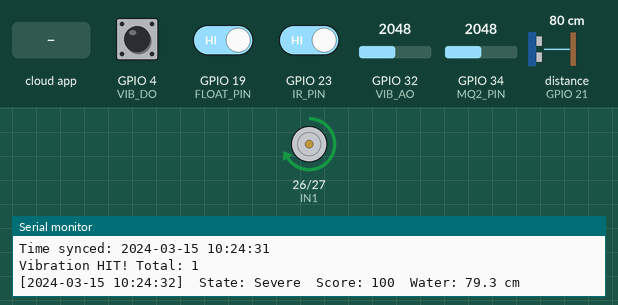
Bench run of a sketch on a simulated ESP32. On the bench: motor-driver pin pairs drawn as motors (green arrow = first pin HIGH = forward, orange = second pin HIGH = backward, longer = more drive, scaled by the enable pin), the last lines printed to the serial monitor. Wiring (inferred from the names in the program): ultrasonic range finder: trigger GPIO 5; echo GPIO 21. Inputs (shaded band) come from the test bench; at power-on: distance to the obstacle (sensor on GPIO 21) 80 cm, GPIO 4 (VIB_DO) HIGH, GPIO 19 (FLOAT_PIN) HIGH, GPIO 23 (IR_PIN) HIGH, GPIO 32 (VIB_AO) = 2048, GPIO 34 (MQ2_PIN) = 2048. The echo pulse lasts 58.3 µs per cm; WiFi joins after 1.5 s; servers stay silent unless stated; the local clock reads 2024-03-15 10:24:30 at power-on unless the sketch sets it; the Firebase database answers and starts empty.

Above: at 3.4 s.
3.5 s: the phone or cloud app sets motor to ON
At 5.2 s:
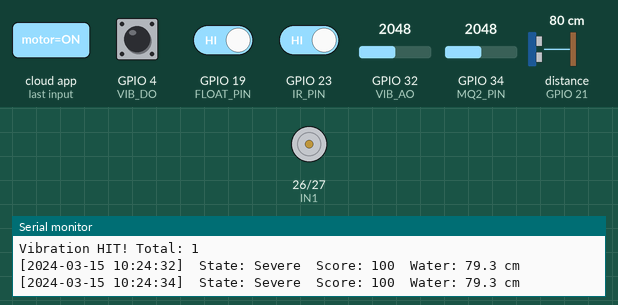
5.9 s: the phone or cloud app sets motorSpeed to 1
At 7.8 s:
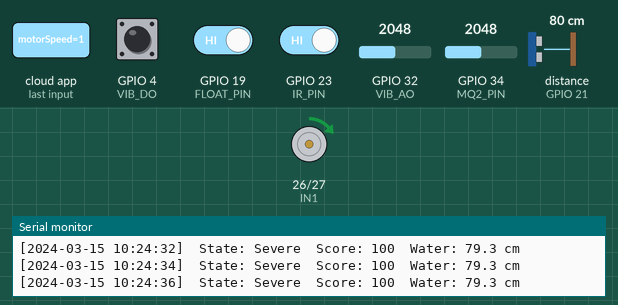
8.2 s: the phone or cloud app sets motorDir to RIGHT
At 10.1 s:
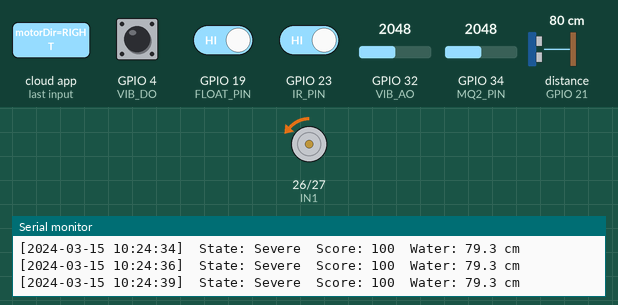
10.4 s: the phone or cloud app sets motorSpeed to 0
At 11.7 s:
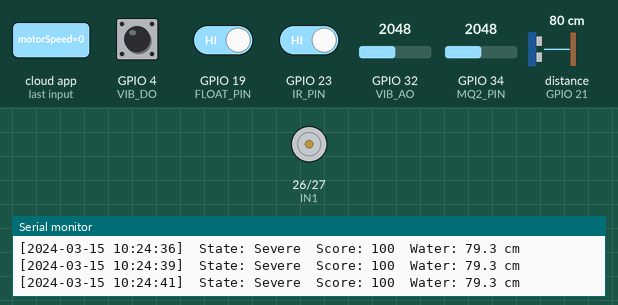
17.1 s: distance to the obstacle (sensor on GPIO 21) set to 6 cm
18.6 s: distance to the obstacle (sensor on GPIO 21) set to 3 cm
Timing chart, 0 to 21.6 s (numbered marks = the images above; inputs shaded):
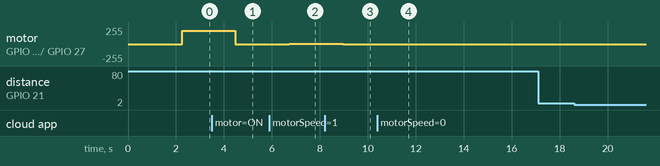

Measured:
- after the input at 3.5 s, motor on GPIO 26 (IN1) / GPIO 27 (IN2): forward 199/255 → stopped after 0.97 s
- after the input at 5.9 s, motor on GPIO 26 (IN1) / GPIO 27 (IN2): stopped → forward 1/255 after 0.82 s
- after the input at 8.2 s, motor on GPIO 26 (IN1) / GPIO 27 (IN2): forward 1/255 → backward 1/255 after 0.78 s
- after the input at 10.4 s, motor on GPIO 26 (IN1) / GPIO 27 (IN2): backward 1/255 → stopped after 0.84 s

The sketch:

main.ino
```cpp
#include <WiFi.h>
#include <Firebase_ESP_Client.h>
//to save time
#include <time.h>

// WiFi
const char* ssid = "Nphn";
const char* pwd  = "Twinkle12259";

// Drain identity
#define DRAIN_ID "DRAIN_001"

// Firebase
#define API_KEY "AIzaSyCeEBw9_xuIz0D7XyMIK06rkmATL-wmIm4"
#define DB_URL "https://drainwatch-caca8-default-rtdb.asia-southeast1.firebasedatabase.app/"
#define USER_EMAIL "nabseee15f@gmail.com"
#define USER_PWD "asdfghjkl123"

//create firebase objects for data transfer, authentication and configuration
FirebaseData fbdo;
FirebaseAuth auth;
FirebaseConfig config;
FirebaseData fbdoCmd;   // separate stream object for commands (non-blocking reads)

// Pins
#define TRIG_PIN 5
#define ECHO_PIN 21
#define MQ2_PIN 34
#define IR_PIN 23
#define FLOAT_PIN 19
#define VIB_AO 32
#define VIB_DO 4
#define IN1 26
#define IN2 27
#define ENA 25

// Motor PWM for speed control
#define PWM_CHANNEL 0
#define PWM_FREQ 1000   // Hz
#define PWM_RESOLUTION 8 // 8-bit → 0–255
//ntp n time zone
#define NTP_SERVER "pool.ntp.org"
#define GMT 19800    // UTC+5:30 TZ
#define DST 0

//timer
unsigned long sendDataPrevMillis = 0;
unsigned long lastCmdRead = 0;
unsigned long lastMidnightChk = 0;
int lastRollupDay = -1;   // tracks which day we last rolled up

// Sensor values
float waterLvl = 0;
int gasVal = 0;

// States
int blockageScore = 0;
int healthScore = 100;
String drainState = "Normal";
String predictedRisk = "LOW";
//motor
unsigned long motorRunTimeToday = 0;   // ms
bool motorActive = false;
bool manualOverride = false;
int motorSpeed = 200;
String motorDir = "LEFT";

// Event counters
int dailyIRCount = 0;
int dailyOverflowCount = 0;
int dailyVibrationCount = 0;

//might rmv
int monthlyOverflowCount = 0;

// Fault flags
bool ultrasonicFault = false;
bool vibrationFault = false;
bool mq2Fault = false;
bool floatFault = false;

// Tracking variables
int lastIRState = LOW;
int lastFloatState = LOW;
int lastRaw = 4095;

bool vibInWindow = false;
unsigned long vibWindowStart = 0;
const unsigned long VIB_WINDOW = 1000; //1s debounce

// daily accumulators (for avgs)
float totalWaterLevel  = 0;
float totalGas = 0;
float totalHealthScore = 0;
int   readingCount = 0;


void setup() {
  Serial.begin(115200);

  initPins();
  initWiFi();
  initNTP();

  // Firebase config
  config.api_key = API_KEY;
  config.database_url = DB_URL;
  auth.user.email = USER_EMAIL;
  auth.user.password = USER_PWD;

  Firebase.reconnectNetwork(true);
  fbdo.setResponseSize(2048);
  fbdoCmd.setResponseSize(512);   // small buffer = faster
  Firebase.begin(&config, &auth);
  // Resume counters from Firebase
  if (Firebase.RTDB.getInt(&fbdo, "/drains/" DRAIN_ID "/daily/irCount"))
    dailyIRCount = fbdo.intData();
  if (Firebase.RTDB.getInt(&fbdo, "/drains/" DRAIN_ID "/daily/overflowCount"))
    dailyOverflowCount = fbdo.intData();
  if (Firebase.RTDB.getInt(&fbdo, "/drains/" DRAIN_ID "/daily/vibrationCount"))
    dailyVibrationCount = fbdo.intData();
  if (Firebase.RTDB.getInt(&fbdo, "/drains/" DRAIN_ID "/daily/motorRunTime_sec"))
    motorRunTimeToday = (unsigned long)fbdo.intData() * 1000;
  if (Firebase.RTDB.getInt(&fbdo, "/drains/" DRAIN_ID "/monthly/overflowCount"))
    monthlyOverflowCount = fbdo.intData();
  Firebase.setDoubleDigits(4);
  config.timeout.serverResponse = 5 * 1000;

  // Record startup day so midnight rollup doesn't trigger immediately
  struct tm t;
  if (getLocalTime(&t)) lastRollupDay = t.tm_mday;

}

void loop() {

  if (!Firebase.ready()) return;
  unsigned long now = millis();

  // Live sensors + send every 2s
  if (now - sendDataPrevMillis >= 2000 || sendDataPrevMillis == 0) {
    sendDataPrevMillis = now;

    readSensors();
    trackTrash();
    trackOverflow();
    trackVibration();

    if (motorActive) motorRunTimeToday += 2000;   // accumulate ms

    detectFaults();
    computeBlockageScore();
    classifyDrainState();
    predictBlockageRisk();
    controlMotor();

    logEvents();
    sendLiveData(); //replaces 15 individual calls by updating it in one node
  }
  // every 500 ms run indep. Separate from live loop so actuator response is fast (~500 ms)
  if (now - lastCmdRead >= 500) {
    lastCmdRead = now;
    handleDashboardCommands();
  }

  // Midnight rollup check every 60 s
  if (now - lastMidnightChk >= 60000) {
    lastMidnightChk = now;
    checkMidnightRollup();
  }

}

void initNTP() {
  configTime(GMT, DST, NTP_SERVER);
  Serial.print("Syncing NTP time");
  struct tm t;
  int tries = 0;
  while (!getLocalTime(&t) && tries++ < 20) {
    delay(500);
    Serial.print(".");
  }
  char buf[32];
  strftime(buf, sizeof(buf), "%Y-%m-%d %H:%M:%S", &t);
  Serial.printf("\nTime synced: %s\n", buf);
}

void initPins() {
  pinMode(TRIG_PIN, OUTPUT);
  pinMode(ECHO_PIN, INPUT);
  pinMode(MQ2_PIN, INPUT);
  pinMode(IR_PIN, INPUT);
  pinMode(FLOAT_PIN, INPUT_PULLUP);
  pinMode(VIB_AO, INPUT);
  pinMode(VIB_DO, INPUT);

  pinMode(IN1, OUTPUT);
  pinMode(IN2, OUTPUT);
  ledcSetup(PWM_CHANNEL, PWM_FREQ, PWM_RESOLUTION);
  ledcAttachPin(ENA, PWM_CHANNEL);
  ledcWrite(PWM_CHANNEL, 0);
  //ledcAttach(ENA, PWM_FREQ, PWM_RESOLUTION);
  //ledcWrite(ENA, 0);
  digitalWrite(IN1, LOW);
  digitalWrite(IN2, LOW);
}

void initWiFi() {
  Serial.print("Connecting to WiFi");
  WiFi.begin(ssid, pwd);

  while (WiFi.status() != WL_CONNECTED) {
    delay(500);
    Serial.print(".");
  }
  Serial.println();
  Serial.print("Connected IP Address: ");
  Serial.println(WiFi.localIP());
}

void readSensors() {
  digitalWrite(TRIG_PIN, LOW);
  delayMicroseconds(2);
  digitalWrite(TRIG_PIN, HIGH);
  delayMicroseconds(10);
  digitalWrite(TRIG_PIN, LOW);

  long duration = pulseIn(ECHO_PIN, HIGH, 15000);
  if (duration > 0)
    waterLvl = duration * 0.034 / 2;
  else
   waterLvl = 0;

  gasVal = analogRead(MQ2_PIN);

  totalWaterLevel += waterLvl;
  totalGas += gasVal;
  totalHealthScore += healthScore;
  readingCount++;

}

void trackTrash() {
  int currentIR = digitalRead(IR_PIN);
 if (currentIR == LOW && lastIRState == HIGH)
    dailyIRCount++;
  lastIRState = currentIR;
}

void trackOverflow() {
  int currentFloat = digitalRead(FLOAT_PIN);
  if (currentFloat == HIGH && lastFloatState == LOW) {
    dailyOverflowCount++;
    monthlyOverflowCount++;
  }
  lastFloatState = currentFloat;
}
void trackVibration() {

  int rawAO = analogRead(VIB_AO);
  int rawDO = digitalRead(VIB_DO);

  int delta = lastRaw - rawAO;   // vibration causes drop from ~4095

  // Detect vibration hit
  if (!vibInWindow && (delta > 500 || rawDO == 0)) {

    dailyVibrationCount++;
    vibInWindow = true;
    vibWindowStart = millis();

    Serial.print("Vibration HIT! Total: ");
    Serial.println(dailyVibrationCount);
  }

  // Close debounce window after 1 second
  if (vibInWindow && millis() - vibWindowStart >= VIB_WINDOW) {
    vibInWindow = false;
  }

  lastRaw = rawAO;
}


void detectFaults() {
  ultrasonicFault = (waterLvl <= 0.5 || waterLvl > 400);

  // Vibration sensor disconnected (AO reads 0)
  if (analogRead(VIB_AO) <= 0) {
    vibrationFault = true;
  } else {
    vibrationFault = false;
  }

  // MQ2 dead / disconnected
  if (gasVal <= 10) {
    mq2Fault = true;
  } else {
    mq2Fault = false;
  }

  // Float says overflow but ultrasonic says drain is empty — contradiction
  if (digitalRead(FLOAT_PIN) == HIGH && waterLvl > 7 && !ultrasonicFault) {
    floatFault = true;
  } else {
    floatFault = false;
  }
}

void computeBlockageScore() {
  blockageScore = 0;

  if (waterLvl < 4 ) blockageScore += 40;
  if (gasVal > 3500) blockageScore += 20;
  if (dailyVibrationCount > 15) blockageScore += 10;
  if (digitalRead(FLOAT_PIN) == HIGH) blockageScore += 100;

  if (blockageScore > 100) blockageScore = 100;
  healthScore = 100 - blockageScore;
}

void classifyDrainState() {
  if (blockageScore >= 70)
    drainState = "Severe";
  else if (blockageScore >= 40)
    drainState = "Partial";
  else
    drainState = "Normal";
}

void controlMotor() {
  if (!manualOverride) {
    // Auto mode
    if (drainState == "Severe") {
      motorDir    = "LEFT";
      motorSpeed  = 200;
      motorActive = true;
    } else {
      motorSpeed  = 0;
      motorActive = false;
    }
  }

  if (motorActive) {
    if (motorDir == "LEFT") {
      digitalWrite(IN1, HIGH);
      digitalWrite(IN2, LOW);
    } else {
      digitalWrite(IN1, LOW);
      digitalWrite(IN2, HIGH);
    }
    ledcWrite(PWM_CHANNEL, motorSpeed);
  } else {
    digitalWrite(IN1, LOW);
    digitalWrite(IN2, LOW);
    ledcWrite(PWM_CHANNEL, 0);
  }
}

void predictBlockageRisk() {
  if (waterLvl < 4 && gasVal > 3800)
    predictedRisk = "HIGH";
  else if (waterLvl <= 6 )
    predictedRisk = "MEDIUM";
  else
    predictedRisk = "LOW";
}

void handleDashboardCommands() {

  String path = "/drains/" + String(DRAIN_ID) + "/commands/";
  if (Firebase.RTDB.getString(&fbdoCmd, path + "motor")) {
    String cmd = fbdoCmd.stringData();
    if (cmd == "ON") {
      motorActive    = true;
      manualOverride = true;
    } else if (cmd == "OFF") {
      motorActive    = false;
      manualOverride = true;
    } else if (cmd == "AUTO") {
      manualOverride = false;
    }
  }
  if (Firebase.RTDB.getInt(&fbdoCmd, path + "motorSpeed")) {
    motorSpeed = constrain(fbdoCmd.intData(), 0, 255);
  }

  // Direction
  if (Firebase.RTDB.getString(&fbdoCmd, path + "motorDir")) {
    String d = fbdoCmd.stringData();
    if (d == "LEFT" || d == "RIGHT") {
      motorDir = d;
    }
  }
}

void logEvents() {
  if (drainState == "Severe") {
    struct tm t;
    time_t now = 0;
    if (getLocalTime(&t)) {
      now = mktime(&t);
    }
    String path = "/drains/" + String(DRAIN_ID) + "/events/latest";
    FirebaseJson ev;
    ev.set("message",  "Severe blockage detected");
    ev.set("timestamp", (int)now);
    Firebase.RTDB.updateNode(&fbdo, path, &ev);
  }
}

void sendLiveData() {
  String base = "/drains/" + String(DRAIN_ID) ;
  int rssi = WiFi.RSSI();

  // Running daily averages
  float avgWaterLevel = 0;
  float avgGas = 0;
  float avgHealth = 0;

  if (readingCount > 0) {
    avgWaterLevel = totalWaterLevel / readingCount;
    avgGas = totalGas / readingCount;
    avgHealth = totalHealthScore / readingCount;
  }

  // WiFi strength label
  String wifiStrength = "";
  if (rssi >= -60) {
    wifiStrength = "Strong";
  } else if (rssi >= -75) {
    wifiStrength = "Medium";
  } else {
    wifiStrength = "Weak";
  }

  //timestamp
  struct tm t;
  time_t now    = 0;
  char timeBuf[32] = "N/A";

  if (getLocalTime(&t)) {
    now = mktime(&t);
    strftime(timeBuf, sizeof(timeBuf), "%Y-%m-%d %H:%M:%S", &t);
  }
  Serial.printf("[%s]  State: %s  Score: %d  Water: %.1f cm\n", timeBuf, drainState.c_str(), blockageScore, waterLvl);

  FirebaseJson j;
   // live/
  j.set("live/waterLevel", waterLvl);
  j.set("live/gasVal", gasVal);
  j.set("live/float", digitalRead(FLOAT_PIN) == HIGH);
  j.set("live/irDetected", digitalRead(IR_PIN) == LOW);
  j.set("live/vibDetected", vibInWindow);   // true during active 1s debounce window
  j.set("live/blockageScore", blockageScore);
  j.set("live/healthScore",  healthScore);
  j.set("live/state", drainState);
  j.set("live/motorActive", motorActive);
  j.set("live/rssi", rssi);
  j.set("live/wifiStrength", wifiStrength);
  j.set("live/predictedRisk", predictedRisk);
  j.set("live/lastSeen", (int)now);
  j.set("live/lastSeenStr", String(timeBuf));
  j.set("live/motorSpeed", motorSpeed);
  j.set("live/motorDir", motorDir);

  // faults/
  j.set("faults/ultrasonic", ultrasonicFault);
  j.set("faults/vibration", vibrationFault);

  j.set("faults/mq2", mq2Fault);
  j.set("faults/float", floatFault);

  // daily/
  j.set("daily/irCount", dailyIRCount);
  j.set("daily/overflowCount", dailyOverflowCount);
  j.set("daily/vibrationCount", dailyVibrationCount);
  j.set("daily/motorRunTime_sec", (int)(motorRunTimeToday / 1000));
  j.set("daily/avgWaterLevel", avgWaterLevel);
  j.set("daily/avgGas", avgGas);
  j.set("daily/avgHealthScore", avgHealth);

  // prediction/
  j.set("prediction/risk", predictedRisk);

  // monthly/ ??????
  j.set("monthly/overflowCount", monthlyOverflowCount);

  //push fb
  if (!Firebase.RTDB.updateNode(&fbdo, base, &j)) {
    Serial.print("Firebase error: ");
    Serial.println(fbdo.errorReason());
  }
}
void checkMidnightRollup() {

  // Check if day has changed (can change / enhance it)
  struct tm t;
  if (!getLocalTime(&t)) {
    return;
  }
  if (t.tm_mday == lastRollupDay) {
    return;
  }
  lastRollupDay = t.tm_mday;

  // Build yesterday date string
  time_t yesterday = mktime(&t) - 86400;
  struct tm* yt = localtime(&yesterday);
  char dateBuf[12];
  strftime(dateBuf, sizeof(dateBuf), "%Y-%m-%d", yt);

  // Daily averages
  float avgWaterLevel = 0;
  float avgGas = 0;
  float avgHealth = 0;

  if (readingCount > 0) {
    avgWaterLevel = totalWaterLevel  / readingCount;
    avgGas = totalGas / readingCount;
    avgHealth = totalHealthScore / readingCount;
  }

  //Save snapshot to Firebase
  String histPath = "/drains/" + String(DRAIN_ID) + "/history/" + String(dateBuf);

  FirebaseJson snap;
  snap.set("irCount", dailyIRCount);
  snap.set("overflowCount", dailyOverflowCount);
  snap.set("vibrationCount", dailyVibrationCount);
  snap.set("motorRunTime_sec", (int)(motorRunTimeToday / 1000));
  snap.set("avgWaterLevel", avgWaterLevel);
  snap.set("avgGas", avgGas);
  snap.set("avgHealthScore", avgHealth);

  if (Firebase.RTDB.updateNode(&fbdo, histPath, &snap)) {
    Serial.printf("History saved: %s\n", dateBuf);
  } else {
    Serial.printf("History write failed: %s\n", fbdo.errorReason().c_str());
  }

  //Reset daily accumulators
  dailyIRCount = 0;
  dailyOverflowCount = 0;
  dailyVibrationCount = 0;
  motorRunTimeToday = 0;
  totalWaterLevel = 0;
  totalGas = 0;
  totalHealthScore = 0;
  readingCount = 0;
}
```
